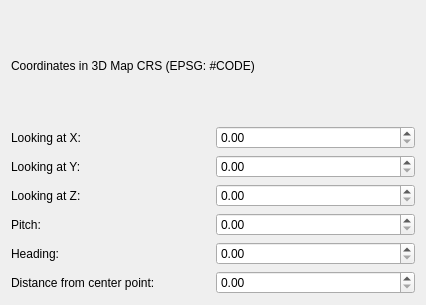
<?xml version="1.0" encoding="UTF-8"?>
<ui version="4.0">
 <class>Qgs3DCameraControlsWidget</class>
 <widget class="QWidget" name="Qgs3DCameraControlsWidget">
  <property name="geometry">
   <rect>
    <x>0</x>
    <y>0</y>
    <width>426</width>
    <height>305</height>
   </rect>
  </property>
  <property name="windowTitle">
   <string>Form</string>
  </property>
  <layout class="QGridLayout" name="gridLayout">
   <item row="3" column="0">
    <widget class="QLabel" name="labelZ">
     <property name="text">
      <string>Looking at Z:</string>
     </property>
    </widget>
   </item>
   <item row="4" column="1">
    <widget class="QDoubleSpinBox" name="mCameraPitch"/>
   </item>
   <item row="2" column="1">
    <widget class="QDoubleSpinBox" name="mCameraY"/>
   </item>
   <item row="5" column="1">
    <widget class="QDoubleSpinBox" name="mCameraHeading"/>
   </item>
   <item row="4" column="0">
    <widget class="QLabel" name="labelPitch">
     <property name="text">
      <string>Pitch:</string>
     </property>
    </widget>
   </item>
   <item row="1" column="0">
    <widget class="QLabel" name="labelX">
     <property name="text">
      <string>Looking at X:</string>
     </property>
    </widget>
   </item>
   <item row="2" column="0">
    <widget class="QLabel" name="labelY">
     <property name="text">
      <string>Looking at Y:</string>
     </property>
    </widget>
   </item>
   <item row="3" column="1">
    <widget class="QDoubleSpinBox" name="mCameraZ"/>
   </item>
   <item row="6" column="1">
    <widget class="QDoubleSpinBox" name="mCameraDistanceFromCenterPoint"/>
   </item>
   <item row="1" column="1">
    <widget class="QDoubleSpinBox" name="mCameraX"/>
   </item>
   <item row="0" column="0" colspan="2">
    <widget class="QLabel" name="labelCRS">
     <property name="text">
      <string>Coordinates in 3D Map CRS (EPSG: #CODE)</string>
     </property>
    </widget>
   </item>
   <item row="5" column="0">
    <widget class="QLabel" name="labelHeading">
     <property name="text">
      <string>Heading:</string>
     </property>
    </widget>
   </item>
   <item row="6" column="0">
    <widget class="QLabel" name="labelDistanceFromCenterPoint">
     <property name="text">
      <string>Distance from center point:</string>
     </property>
    </widget>
   </item>
  </layout>
 </widget>
 <resources/>
 <connections/>
</ui>
